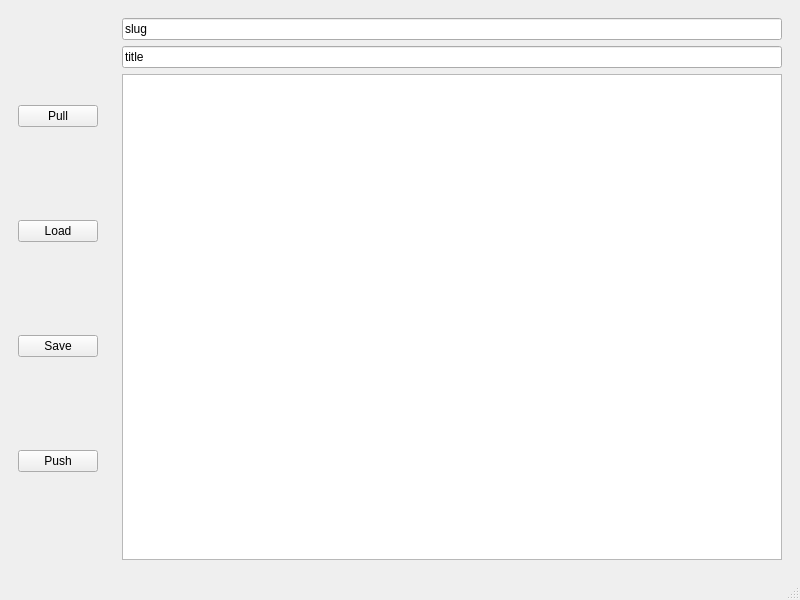
<?xml version="1.0" encoding="UTF-8"?>
<ui version="4.0">
 <class>MainWindow</class>
 <widget class="QMainWindow" name="MainWindow">
  <property name="geometry">
   <rect>
    <x>0</x>
    <y>0</y>
    <width>800</width>
    <height>600</height>
   </rect>
  </property>
  <property name="windowTitle">
   <string>MainWindow</string>
  </property>
  <widget class="QWidget" name="centralwidget">
   <layout class="QHBoxLayout" name="horizontalLayout">
    <item>
     <widget class="QWidget" name="leftPanel" native="true">
      <layout class="QVBoxLayout" name="verticalLayout_2">
       <item>
        <widget class="QPushButton" name="m_pullBtn">
         <property name="text">
          <string>Pull</string>
         </property>
        </widget>
       </item>
       <item>
        <widget class="QPushButton" name="m_loadBtn">
         <property name="text">
          <string>Load</string>
         </property>
        </widget>
       </item>
       <item>
        <widget class="QPushButton" name="m_saveBtn">
         <property name="text">
          <string>Save</string>
         </property>
        </widget>
       </item>
       <item>
        <widget class="QPushButton" name="m_pushBtn">
         <property name="text">
          <string>Push</string>
         </property>
        </widget>
       </item>
      </layout>
     </widget>
    </item>
    <item>
     <widget class="QWidget" name="rightPanel" native="true">
      <layout class="QVBoxLayout" name="verticalLayout">
       <item>
        <widget class="QLineEdit" name="m_slugEdit">
         <property name="text">
          <string>slug</string>
         </property>
        </widget>
       </item>
       <item>
        <widget class="QLineEdit" name="m_titleEdit">
         <property name="text">
          <string>title</string>
         </property>
        </widget>
       </item>
       <item>
        <widget class="QTextEdit" name="m_bodyEdit"/>
       </item>
      </layout>
     </widget>
    </item>
   </layout>
  </widget>
  <widget class="QMenuBar" name="menubar">
   <property name="geometry">
    <rect>
     <x>0</x>
     <y>0</y>
     <width>800</width>
     <height>30</height>
    </rect>
   </property>
  </widget>
  <widget class="QStatusBar" name="statusbar"/>
 </widget>
 <tabstops>
  <tabstop>m_bodyEdit</tabstop>
 </tabstops>
 <resources/>
 <connections/>
</ui>
